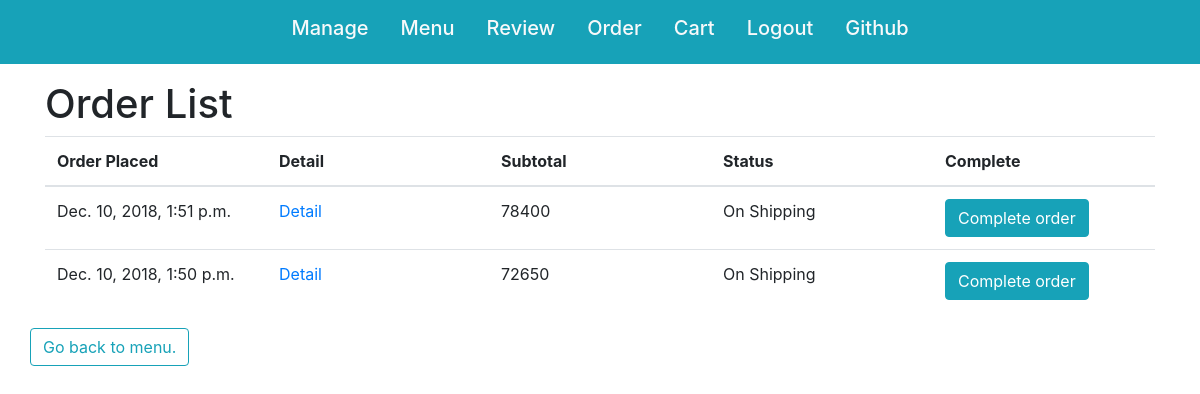
Page /user/order (signed in) on the earlier database version.
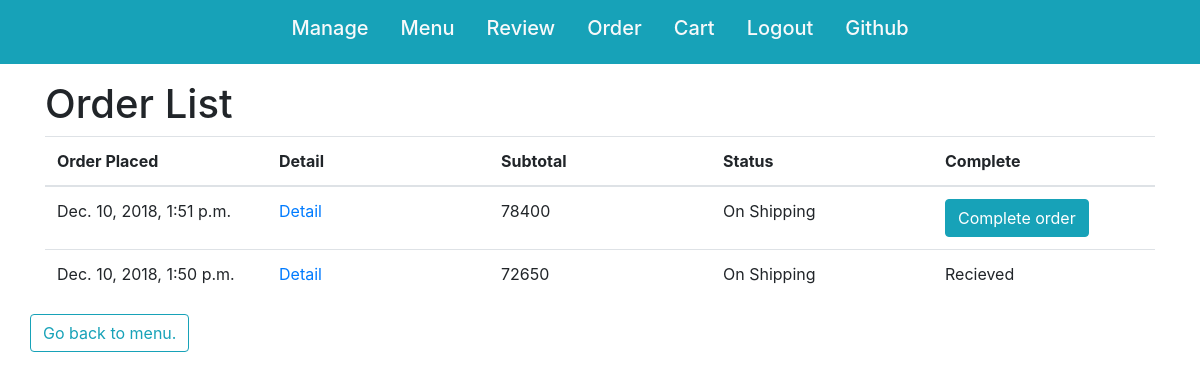
Same page on the later database version.
### orders/models.py (models this page shows, shortened)
class Order(models.Model):
    user = models.ForeignKey(User, on_delete=models.CASCADE, related_name='order')
    items = models.ManyToManyField(OrderItem, related_name='order')
    subtotal = models.IntegerField('Shipment Total', default=0)
    order_time = models.DateTimeField('Order placed', default=timezone.now)
    contact = models.CharField(max_length=100)
    billing_address = models.CharField(max_length=100)
    shipping_address = models.CharField(max_length=100)
    message = models.CharField(max_length=50, blank=True)
    ORDERED = 'Ordered'
    SHIPPING = 'On Shipping'
    DELIVERED = 'Delivered'
    STATUS_CHOCIES = (
        (ORDERED, 'Ordered'),
        (SHIPPING, 'On Shipping'),
        (DELIVERED, 'Delivered')
    )
    status = models.CharField(max_length=16, choices=STATUS_CHOCIES, default=ORDERED)
    recieved = models.BooleanField(default=False)

### orders/views.py (the view, shortened to what this page needs)
# urls.py: path('user/order', login_required(views.OrderList.as_view(), login_url='/login'), name='order_list'),
class OrderList(ListView):
    def get_queryset(self):
        orders = Order.objects.filter(user=self.request.user).order_by('-order_time')
        return orders

### orders/templates/orders/order_list.html (shortened to what this page needs)
{% extends "base_orders.html" %}
{% block head %}
{% load static %}
{% endblock %}
{% block content %}
<h1>Order List</h1>
<table class="table">
    <colgroup>
        <col width="20%">
        <col width="20%">
        <col width="20%">
        <col width="20%">
        <col width="20%">
    </colgroup>
    <thread>
        <tr>
            <th>Order Placed</th>
            <th>Detail</th>
            <th>Subtotal</th>
            <th>Status</th>
            <th>Complete</th>
        </tr>
    </thread>
    <tbody>
        {% for order in order_list %}
        <tr>
            <td>{{ order.order_time }}</td>
            <td><a href="{% url 'order_detail' order.id %}">Detail</a></td>
            <td>{{ order.subtotal }}</td>
            <td>{{ order.status }}</td>
            <td>
            {% if not order.recieved %}
                <form class="recieved" action="{% url 'order_list' %}", method="POST">
                    <button name="recieved" class="btn btn-info" value="{{ order.id }}">Complete order</button>
                </form>
            {% else %}Recieved{% endif %}</td>
            </tr>
        {% endfor %}
    </tbody>
</table>
<div class="row">
    <a href="{% url 'index' %}" class="btn btn-outline-info">Go back to menu.</a>
</div>
{% endblock %}

Differences in the rows shown:
changed Order "Dec. 10, 2018, 1:50 p.m.": recieved "Complete order" → "Recieved"
